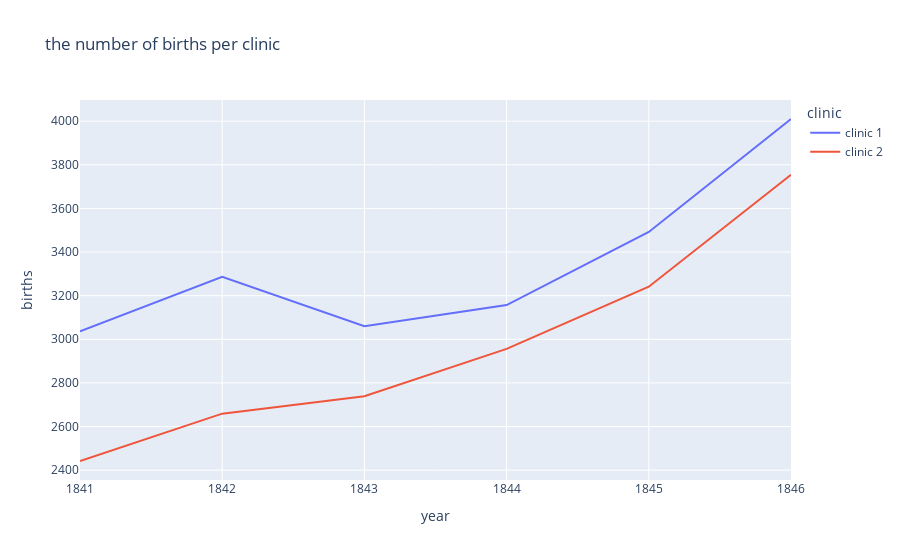

The notebook cell saved with this chart:
### Code cell
line= px.line(df_year,
             x ='year',
             y='births',
             color= 'clinic',
             title=' the number of births per clinic')
line.show()

### Figure 1 — Plotly figure (JSON) as saved in the notebook; plotly's stock layout.template omitted (floating-point values rounded to 4 significant figures)
{"data": [{"hovertemplate": "clinic=clinic 1<br>year=%{x}<br>births=%{y}<extra></extra>", "legendgroup": "clinic 1", "line": {"color": "#636efa", "dash": "solid"}, "marker": {"symbol": "circle"}, "mode": "lines", "name": "clinic 1", "orientation": "v", "showlegend": true, "type": "scatter", "x": [1841, 1842, 1843, 1844, 1845, 1846], "xaxis": "x", "y": [3036, 3287, 3060, 3157, 3492, 4010], "yaxis": "y"}, {"hovertemplate": "clinic=clinic 2<br>year=%{x}<br>births=%{y}<extra></extra>", "legendgroup": "clinic 2", "line": {"color": "#EF553B", "dash": "solid"}, "marker": {"symbol": "circle"}, "mode": "lines", "name": "clinic 2", "orientation": "v", "showlegend": true, "type": "scatter", "x": [1841, 1842, 1843, 1844, 1845, 1846], "xaxis": "x", "y": [2442, 2659, 2739, 2956, 3241, 3754], "yaxis": "y"}], "layout": {"autosize": true, "legend": {"title": {"text": "clinic"}, "tracegroupgap": 0}, "title": {"text": " the number of births per clinic"}, "xaxis": {"anchor": "y", "autorange": true, "domain": [0, 1], "range": [1841, 1846], "title": {"text": "year"}, "type": "linear"}, "yaxis": {"anchor": "x", "autorange": true, "domain": [0, 1], "range": [2355.0, 4097.0], "title": {"text": "births"}, "type": "linear"}}}
